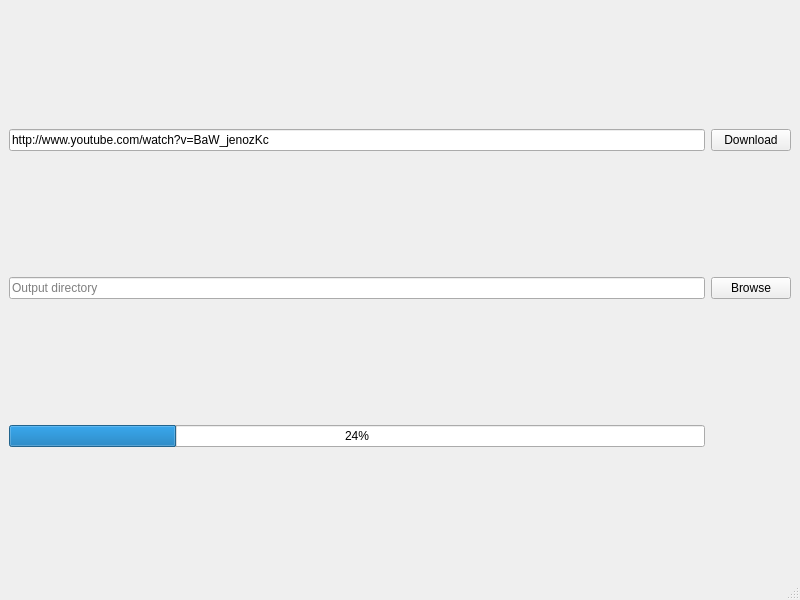
<?xml version="1.0" encoding="UTF-8"?>
<ui version="4.0">
 <class>MainWindow</class>
 <widget class="QMainWindow" name="MainWindow">
  <property name="geometry">
   <rect>
    <x>0</x>
    <y>0</y>
    <width>800</width>
    <height>600</height>
   </rect>
  </property>
  <property name="windowTitle">
   <string>MainWindow</string>
  </property>
  <widget class="QWidget" name="centralwidget">
   <layout class="QGridLayout" name="gridLayout">
    <item row="0" column="0">
     <widget class="QLineEdit" name="urlLineEdit">
      <property name="text">
       <string>http://www.youtube.com/watch?v=BaW_jenozKc</string>
      </property>
      <property name="placeholderText">
       <string>Youtube video URL</string>
      </property>
     </widget>
    </item>
    <item row="2" column="0">
     <widget class="QLineEdit" name="outputDirLineEdit">
      <property name="placeholderText">
       <string>Output directory</string>
      </property>
     </widget>
    </item>
    <item row="0" column="1">
     <widget class="QPushButton" name="downloadPushButton">
      <property name="text">
       <string>Download</string>
      </property>
     </widget>
    </item>
    <item row="2" column="1">
     <widget class="QPushButton" name="browsePushButton">
      <property name="text">
       <string>Browse</string>
      </property>
     </widget>
    </item>
    <item row="3" column="0">
     <widget class="QProgressBar" name="progressBar">
      <property name="value">
       <number>24</number>
      </property>
     </widget>
    </item>
   </layout>
  </widget>
  <widget class="QMenuBar" name="menubar">
   <property name="geometry">
    <rect>
     <x>0</x>
     <y>0</y>
     <width>800</width>
     <height>20</height>
    </rect>
   </property>
  </widget>
  <widget class="QStatusBar" name="statusbar"/>
 </widget>
 <resources/>
 <connections/>
</ui>
